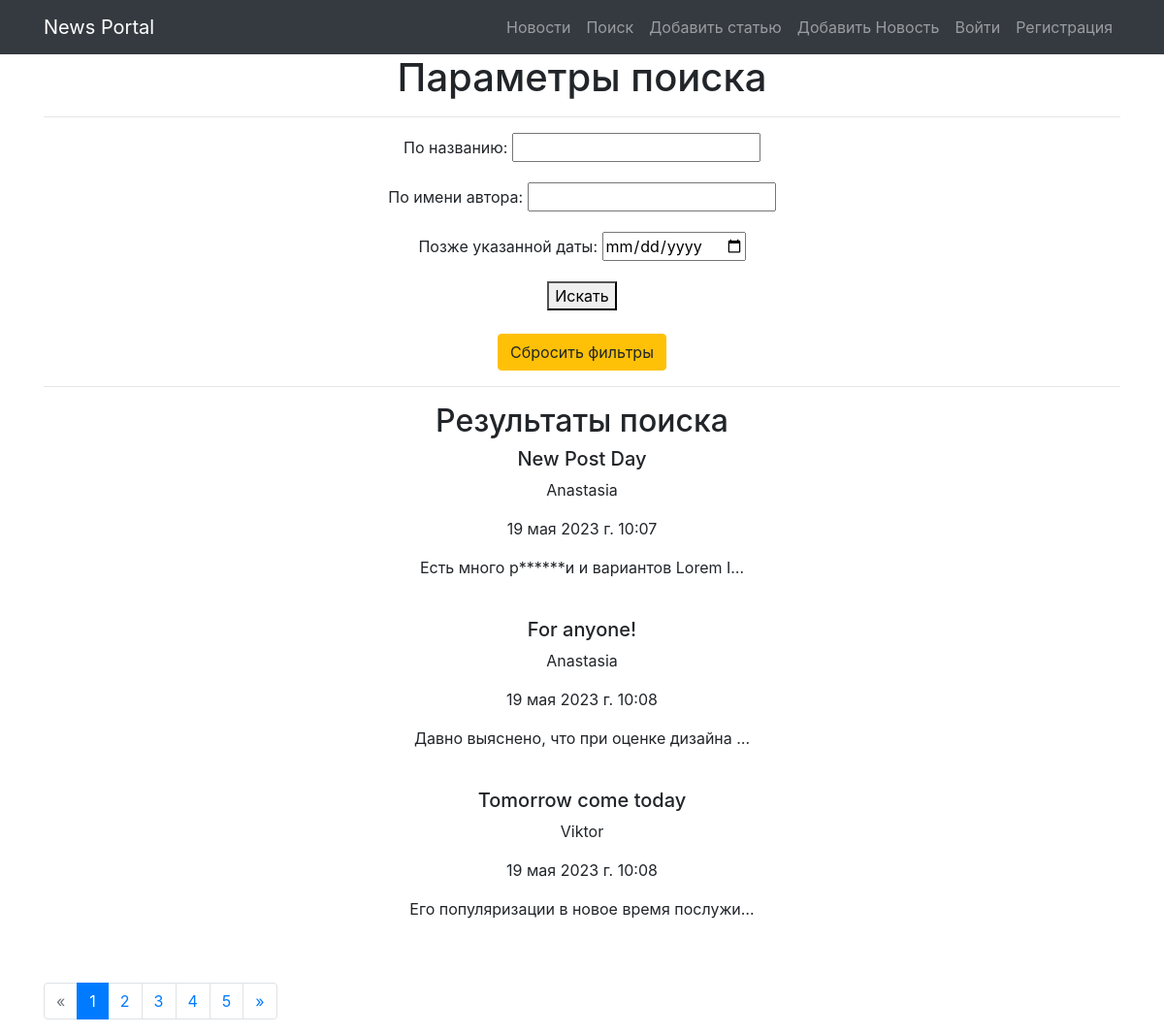
The app's page /news/search/ with its own data.
### news/models.py (models this page shows, shortened)
class Post(models.Model):
    class Meta:
        verbose_name = 'Пост'
        verbose_name_plural = 'Посты'
    ARTICLE = 'article'
    NEWS = 'news'
    POST_TYPES = [
        (ARTICLE, 'Статья'),
        (NEWS, 'Новость'),
    ]
    author = models.ForeignKey(Author, verbose_name='Автор', on_delete=models.CASCADE)
    post_type = models.CharField(max_length=10, verbose_name='тип поста', choices=POST_TYPES)
    created_at = models.DateTimeField(auto_now_add=True)
    category = models.ManyToManyField(Category, verbose_name='Категория', through='PostCategory')
    title = models.CharField(max_length=200, verbose_name='Заголовок')
    text = models.TextField(verbose_name='Содержание')
    rating = models.IntegerField(default=0, verbose_name='Рейтинг')

class Author(models.Model):
    class Meta:
        verbose_name = 'Автор'
        verbose_name_plural = 'Авторы'
    user = models.OneToOneField(User, on_delete=models.CASCADE)
    rating_author = models.IntegerField(default=0)

### news/views.py (the view)
# urls.py: path('news/search/', SearchView.as_view(), name='search'),
class SearchView(FilterView):
    model = Post
    filterset_class = PostFilter
    template_name = 'news/search.html'
    paginate_by = 3

### news/templatetags/custom_filters.py (called while the page is built)
@register.filter()
def censor(post_text: str):
    if not isinstance(post_text, str):
        raise ValueError('Можно применить только к строке!')  # Если строка, то в ней уже ищем плохие слова
    if 'редиск' or 'баран' in post_text:
        text = post_text.replace('редиск', 'р******')
        text = text.replace('баран', 'б****')
        return text

### templates/news/search.html (shortened to what this page needs)
{% extends 'flatpages/default.html' %}
{% load custom_filters %}
{% block content %}
    <h1>Параметры поиска</h1>
    <hr>
	<form action="" method="get">
		{{ filter.form.as_p }}
		<button type="submit">
			Искать
		</button>
		<div>
			<br>
		</div>
		<a class="btn btn-warning" role="button" href="{{ request.path }}">
			Сбросить фильтры
		</a>
	</form>
	<hr>
	<h2>Результаты поиска</h2>
		{% for post in post_list %}
		<h5>{{ post.title }}</h5>
		<p>{{ post.author.user.username }}</p>
		<p>{{ post.created_at }}</p>
		<p>{{ post.text|truncatechars:40|censor }}</p>
	<br>
		{% empty %}
	<p>Нет статей, соответствующих критериям поиска.</p>
		{% endfor %}
	<br>
	{% include 'flatpages/pagination.html' %}
{% endblock %}

### records on screen
Post: title "New Post Day", author.user.username "Anastasia", created_at "19 мая 2023 г. 10:07", text|censor "Есть много р******и и вариантов Lorem I…"
Post: title "For anyone!", author.user.username "Anastasia", created_at "19 мая 2023 г. 10:08", text|censor "Давно выяснено, что при оценке дизайна …"
Post: title "Tomorrow come today", author.user.username "Viktor", created_at "19 мая 2023 г. 10:08", text|censor "Его популяризации в новое время послужи…"

### other values on screen
{{ num }} "1"
{{ num }} "2" "3" "4" "5"
